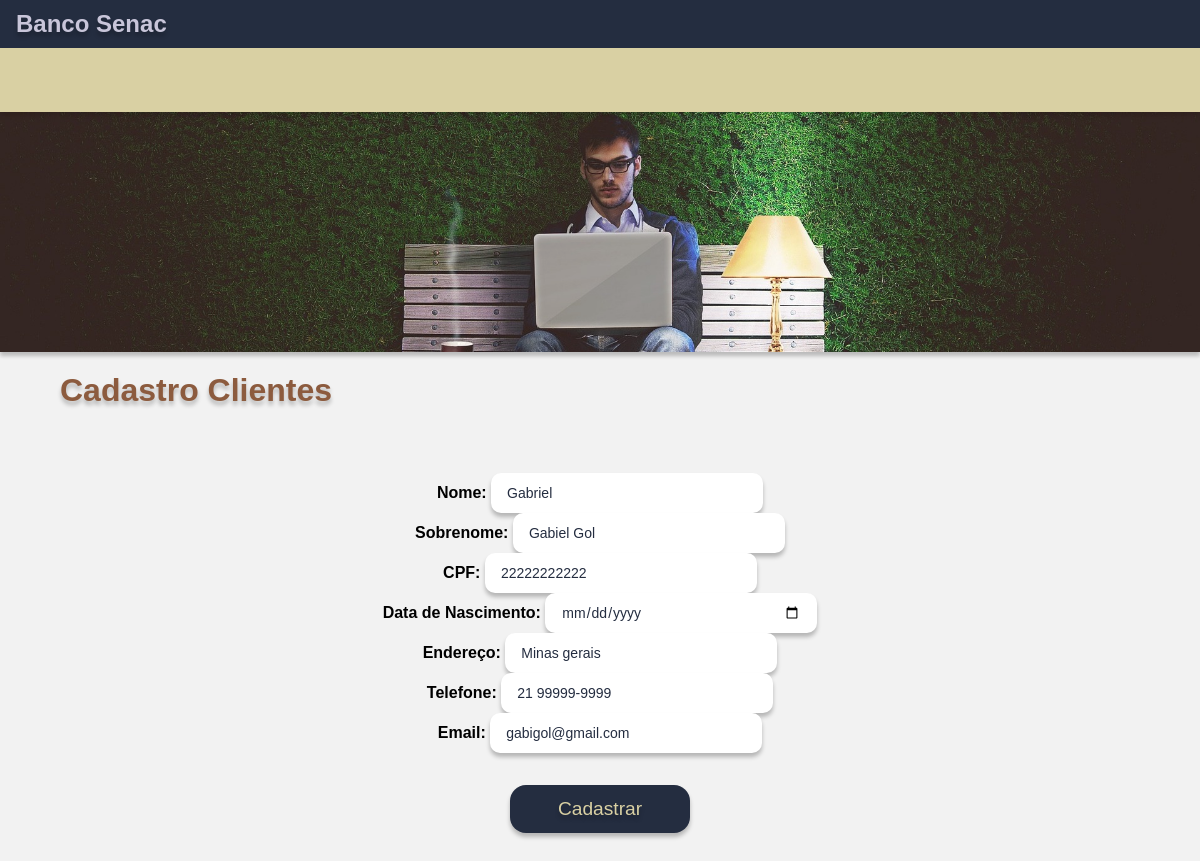
/cliente_editar/2, run on the app's committed database.
### clientes/models.py (models this page shows, shortened)
class Cliente(models.Model):
    nome = models.CharField(max_length=100) # Nome do cliente, string de até 100 caracteres
    sobrenome = models.CharField(max_length=100) # Sobrenome do cliente, string de até 100 caracteres
    cpf = models.CharField(max_length=11, unique=True) # CPF do cliente, string de 11 caracteres, deve ser único
    data_nascimento = models.DateField() # Data de nascimento do cliente
    endereco = models.CharField(max_length=200) # Endereço completo do cliente, string de até 200 caracteres
    telefone = models.CharField(max_length=20, blank=True, null=True) # Telefone do cliente, opcional (blank=True, null=True)
    email = models.EmailField(unique=True) # Email do cliente, deve ser único e formatado como email
    data_cadastro = models.DateTimeField(auto_now_add=True) # Data e hora do cadastro, preenchido automaticamente na criação
    class Meta:
        verbose_name = "Cliente" # Nome singular amigável para o modelo no painel administrativo
        verbose_name_plural = "Clientes" # Nome plural amigável para o modelo no painel administrativo
        ordering = ['nome', 'sobrenome'] # Define a ordem padrão dos registros ao consultá-los

### clientes/views.py (the view)
# urls.py: path('cliente_editar/<int:pk>', Editar.as_view(), name="cliente_update")
class Editar(UpdateView):
    model = Cliente
    form_class = ClienteForm
    template_name = 'clientes/forms_cliente.html'
    success_url = reverse_lazy('lista_cliente')

### clientes/templates/clientes/forms_cliente.html (shortened to what this page needs)
{% extends 'base.html' %}
{% block content %}
<section>
    <div class="titulo"><h2>Cadastro Clientes</h2></div>
</section>
<section>
     <form action="" method="post">
        <div class="row">
            <div class='col-4'>
                <label for="id_nome"><strong>Nome:</strong>  </label>
                 {{ form.nome }}
            </div>
            <div class='col'>
                <label for="id_nome"><strong>Sobrenome:</strong></label>
                {{ form.sobrenome  }}
            </div>
            <div class='col-2'>
                <label for="id_nome"><strong>CPF:</strong></label>
                {{ form.cpf }}
            </div>
        </div>
         <div class="row">
            <div class='col-4'>
                <label for="id_nome"><strong>Data de Nascimento:</strong>  </label>
                 {{ form.data_nascimento }}
            </div>
            <div class='col'>
                <label for="id_nome"><strong>Endereço:</strong></label>
                {{ form.endereco  }}
            </div>
        </div>
         <div class="row">
            <div class='col-4'>
                <label for="id_nome"><strong>Telefone:</strong>  </label>
                 {{ form.telefone }}
            </div>
            <div class='col'>
                <label for="id_nome"><strong>Email:</strong></label>
                {{ form.email  }}
            </div>
        </div>
       <div class='row mt-3 mb-3'>
        <div class=col->
            <button class ="btn btn-secondary" type="submit">Cadastrar</button>
        </div>
       </div>
    </form>
</section>
{% endblock %}

### clientes/static/css/cliente.css (style rules this page uses)
* { border: 0; padding: 0; margin: 0; font-family: 'ADLaM Display', Arial, sans-serif; }
body { background-color: #F2F2F2; }
main section { display:flex ; justify-content: space-between; align-items: center; width: 90vw; height: auto; font-family: "Arial"; margin: 1rem auto; }
main section h2 { color: #8C5B3E; text-shadow: 0px 4px 4px rgba(0, 0, 0, 0.25); font-family: "Arial", sans-serif; font-weight: bold; font-size: 2rem; }
form { display: flex; flex-direction: column; justify-content:space-between; align-items: center; width: 100vw; height: auto; margin: 2rem auto; font-family: "Arial"; text-align: center; }
form input { width: 20vw; height: 1vh; padding: 1rem; box-shadow: 0px 4px 4px rgba(0, 0, 0, 0.25); background: #FFFFFF; color: #242D40; border-radius: 10px 10px 10px 10px; font-family: "Arial"; font-weight: 400; font-size: 14px; text-align: left; }
form button { display: flex; justify-content: center; align-items: center; width: 15vw; height: 6vh; padding: 2px; box-shadow: 0px 4px 4px rgba(0, 0, 0, 0.25); background: #242D40; border-radius: 1rem; margin-top: 2rem; font-size: 1.2rem; color: #D9D0A3; text-shadow: 0px 4px 4px rgba(0, 0, 0, 0.25); cursor: pointer; outline: none; transition: background-color 0.2s ease, transform 0.1s ease, box-shadow 0.2s ease; }

### data on the page
Cliente: nome "Gabriel", sobrenome "Gabiel Gol", cpf "22222222222", endereco "Minas gerais", telefone "21 99999-9999", email "gabigol@gmail.com"
